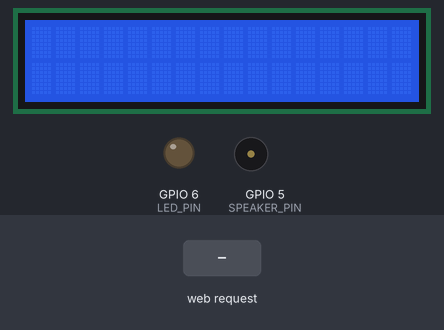
Bench run of a sketch on a simulated ESP32-S3. Shown: 16×2 character LCD, output pins drawn as LEDs (lit = HIGH), buzzer (waves = sounding, pin HIGH). The inputs (shaded band) are chosen by the test bench. WiFi joins after 1.5 s; servers stay silent unless stated; what the sketch prints to the serial monitor is not drawn.

Above: at 2.8 s.
2.9 s: HTTP request GET /led/on received
At 3.9 s:
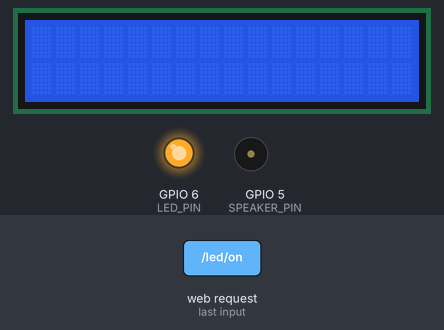
4.4 s: HTTP request GET /led/off received
At 5.0 s:
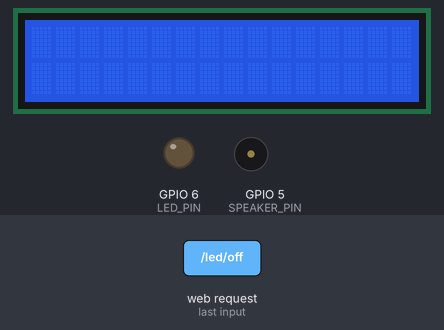
Timing chart, 0 to 7.4 s (numbered marks = the images above; inputs shaded):
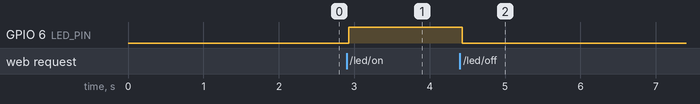

The sketch:

pruebahttp.ino
```cpp
#include <Wire.h>
#include <LiquidCrystal_I2C.h>
#include <WiFi.h>
#include <HTTPClient.h>
#include <SPIFFS.h>
#include <ESPAsyncWebServer.h> // Agregado para manejar solicitudes HTTP de forma asíncrona
#include <ArduinoJson.h>

// Definiciones de red Wi-Fi
const char *ssid = "RED OCULTA";
const char *password = "C4o0Ti|O";

// Pines GPIO
#define PIR_PIN 2
#define BUTTON_PIN 4
#define SPEAKER_PIN 5
#define LED_PIN 6

LiquidCrystal_I2C lcd(0x27, 16, 2);
AsyncWebServer server(80); // Instancia del servidor web en el puerto 80

bool pirState = false;
bool ledState = false;

void setup() {
  Serial.begin(115200);

  // Configurar pines
  pinMode(PIR_PIN, INPUT);
  pinMode(BUTTON_PIN, INPUT_PULLUP);
  pinMode(SPEAKER_PIN, OUTPUT);
  pinMode(LED_PIN, OUTPUT);

  Serial.println("Iniciando Control ...");
  lcd.init();
  lcd.begin(16, 2);
  lcd.backlight();

  connectToWiFi(); // Conectar a la red Wi-Fi

  // Configuración de las rutas del servidor web
  server.on("/led/on", HTTP_GET, [](AsyncWebServerRequest *request){
    ledState = true;
    digitalWrite(LED_PIN, HIGH);
    request->send(200, "text/plain", "LED encendido");
  });

  server.on("/led/off", HTTP_GET, [](AsyncWebServerRequest *request){
    ledState = false;
    digitalWrite(LED_PIN, LOW);
    request->send(200, "text/plain", "LED apagado");
  });

  server.on("/pir", HTTP_GET, [](AsyncWebServerRequest *request){
    pirState = digitalRead(PIR_PIN);
    request->send(200, "text/plain", pirState ? "Detectado" : "No detectado");
  });

  server.on("/enviar-archivo", HTTP_GET, [](AsyncWebServerRequest *request){
    enviarArchivo(); // Función para enviar un archivo
    request->send(200, "text/plain", "Archivo enviado");
  });

  server.begin(); // Iniciar el servidor web
}

void loop() {
  // No se necesita un loop, el servidor web se maneja de forma asíncrona
}

void connectToWiFi() {
  Serial.println("Conectando a WiFi...");
  WiFi.begin(ssid, password);
  while (WiFi.status() != WL_CONNECTED) {
    delay(250);
  }
  Serial.println("WiFi conectado");
  Serial.println("Dirección IP: ");
  Serial.println(WiFi.localIP());
}

void enviarArchivo() {
  Serial.println("Enviando archivo...");

  if (SPIFFS.begin()) {
    Serial.println("SPIFFS inicializado correctamente");
  } else {
    Serial.println("Error al inicializar SPIFFS");
    return;
  }

  // Leer el archivo desde SPIFFS
  File file = SPIFFS.open("/archivo.txt", "r");
  if (!file) {
    Serial.println("Error al abrir el archivo");
    return;
  }

  // Obtener el tamaño del archivo
  size_t fileSize = file.size();

  // Crear un búfer para almacenar el contenido del archivo
  std::unique_ptr<char[]> buf(new char[fileSize + 1]); // Agregar espacio para el carácter nulo final
  if (!buf) {
    Serial.println("Error al asignar memoria para el búfer");
    file.close();
    return;
  }

  // Leer el contenido del archivo en el búfer
  file.readBytes(buf.get(), fileSize);

  // Agregar un carácter nulo al final del búfer
  buf[fileSize] = '\0';

  // Cerrar el archivo
  file.close();

  // Crear un cliente HTTP
  HTTPClient http;

  // Configurar la URL de la API y el método HTTP
  String apiUrl = "http://192.168.1.4:5000/sendData";
  http.begin(apiUrl);
  http.addHeader("Content-Type", "text/plain");

  // Enviar el contenido del archivo como parte de la solicitud POST
  int httpResponseCode = http.POST(reinterpret_cast<uint8_t*>(buf.get()), fileSize);

  // Verificar la respuesta de la API
  if (httpResponseCode > 0) {
    Serial.printf("[HTTP] POST exitoso, código de respuesta: %d\n", httpResponseCode);
    String payload = http.getString();
    Serial.println(payload);
  } else {
     Serial.printf("[HTTP] Error al enviar la solicitud, código de error: %d\n", httpResponseCode);
  }

  // Cerrar la conexión HTTP
  http.end();
}
```

Measured:
- after the input at 2.9 s, GPIO 6 (LED_PIN): LOW → HIGH at once
- after the input at 4.4 s, GPIO 6 (LED_PIN): HIGH → LOW at once
